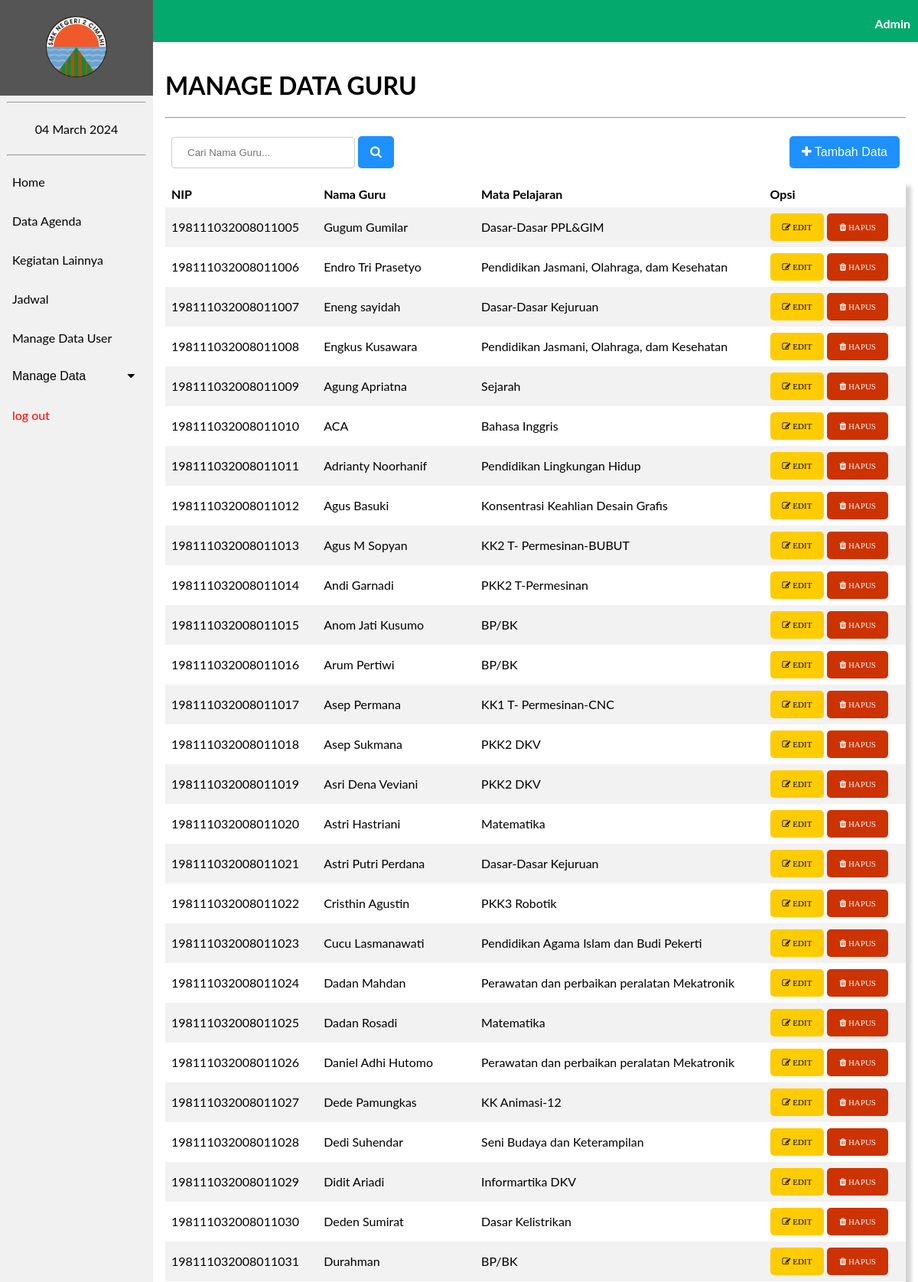
The app's page /agenda/manage_data_guru.php (signed in, upper part) with its own data.
### tables this page shows
CREATE TABLE `tb_guru` (
  `nip` varchar(18) NOT NULL,
  `id_mapel` varchar(6) NOT NULL,
  `nama_guru` varchar(100) NOT NULL
);

CREATE TABLE `tb_mapel` (
  `id_mapel` varchar(6) NOT NULL,
  `nama_mapel` varchar(70) NOT NULL
);

### agenda/manage_data_guru.php (the view, shortened to what this page needs)
<?php
    include 'koneksi.php';
    $result = mysqli_query($Conn, "SELECT tb_guru.nip, tb_guru.nama_guru, tb_mapel.nama_mapel FROM tb_guru INNER JOIN
                            tb_mapel ON tb_guru.id_mapel = tb_mapel.id_mapel");
?>
<!DOCTYPE html>
<html lang="en">
<head>
    <link rel="stylesheet" href="navbar.css">
    <link rel="stylesheet" href="https://cdnjs.cloudflare.com/ajax/libs/font-awesome/4.7.0/css/font-awesome.min.css">
</head>
<body>
<header>
    <div class="sidebar">
        <a href="beranda3.php"><center><img src="image/2cmi.PNG" style="width: 80px; padding: 5px;"></center></a>
        <hr  style="width: 90%;">
        <center><a href="#"><?= date("d F Y"); ?></a></center>
        <hr  style="width: 90%;">
        <a href="beranda3.php">Home</a>
        <a href="data_admin.php">Data Agenda</a>
        <a href="kegiatan_admin.php">Kegiatan Lainnya</a>
        <a href="jadwal.php">Jadwal</a>
        <a href="manage_data_user.php">Manage Data User</a>
        <button class="dropdown-btn">Manage Data
        <i class="fa fa-caret-down"></i>
        </button>
        <a style="color: red;"href="logout.php"> log out</button></a>
    </div>
    </header>
    <div class="head" style="display: inline-block;">
        <p style="margin-right: 10px;"><b>Admin</b></p>
    </div>
    <div class="content">
    <h1>MANAGE DATA GURU</h1><hr>
    <table>
        <tr>
            <td><form action="s_data_guru.php" method="POST"><input type="text" name="search" placeholder="Cari Nama Guru...">
            <button class="btn1" name="submit"><i class="fa fa-search"></i></button></form></td>
            <td style="text-align:right;"><a href="input_data_guru.php"><button class="btn1" onclick="return confirm('Anda Akan Menghapus Data, Yakin?')"><i class="fa fa-plus"></i> Tambah Data</button></a></td>
        </tr>
    </table>
    <table style="box-shadow: 7px 7px 5px lightgrey;">
        <tr>
            <th>NIP</th>
            <th>Nama Guru</th>
            <th>Mata Pelajaran</th>
            <th>Opsi</th>
        </tr>
        <?php
        foreach($result as $d){ ?>
            <tr>
                <td><?= $d['nip'] ?></td>
                <td><?= $d['nama_guru'] ?></td>
                <td><?= $d['nama_mapel'] ?></td>
                <td><a href="edit_data_guru.php?id=<?= $d['nip'] ?>"><button class="btn1" name="submit" style="font-size: 11px;background-color: #ffcc00;color: #000000;"><i class="fa fa-edit"> EDIT</i></button></a>
                <a href="hapus_data_guru.php?id=<?= $d['nip'] ?>"><button class="btn1" name="submit" style="font-size: 11px; background-color: #cc3300;"><i class="fa fa-trash"> HAPUS</i></button></a></form></td>
            </tr>
        <?php } ?>
    </table>
    </div>
  <?php
    exit();
  ?>

### agenda/navbar.css (style rules this page uses)
body { margin: 0; font-family: "Lato", sans-serif; }
.sidebar { margin: 0; padding: 0; width: 200px; background-color: #f1f1f1; position: fixed; height: 100%; overflow-x: hidden; z-index: 1; }
.sidebar a, .dropdown-btn { display: block; color: black; padding: 16px; text-decoration: none; }
div.content { margin-left: 200px; padding: 16px; min-height: 515px; }
.head { width: 100%; height: 50px; padding-top: 5px; text-align: right; color: white; background-color: #04AA6D; }
.dropdown-btn { padding: 16px; text-decoration: none; font-size: 16px; color: black; display: block; border: none; background: none; width: 100%; text-align: left; cursor: pointer; outline: none; }
.fa-caret-down { float: right; padding-right: 8px; }

### agenda/manage_data_guru.php (style rules this page uses)
table { border-collapse: collapse; width: 100%; }
th, td { padding: 8px; color: black; text-align: left; }
tr:nth-child(even) { background-color: #f2f2f2 }
.btn1 { background-color: DodgerBlue; border: none; border-radius: 5px; color: white; padding: 12px 16px; font-size: 16px; cursor: pointer; }
input[type=text] { width: 240px; padding: 12px 20px; margin: 8px 0; display: inline-block; border: 1px solid #ccc; border-radius: 4px; box-sizing: border-box; }

### records on screen
tb_guru: nip "198111032008011005", nama_guru "Gugum Gumilar", id_mapel.nama_mapel "Dasar-Dasar PPL&GIM"
tb_guru: nip "198111032008011006", nama_guru "Endro Tri Prasetyo", id_mapel.nama_mapel "Pendidikan Jasmani, Olahraga, dam Kesehatan"
tb_guru: nip "198111032008011007", nama_guru "Eneng sayidah", id_mapel.nama_mapel "Dasar-Dasar Kejuruan"
tb_guru: nip "198111032008011008", nama_guru "Engkus Kusawara", id_mapel.nama_mapel "Pendidikan Jasmani, Olahraga, dam Kesehatan"
tb_guru: nip "198111032008011009", nama_guru "Agung Apriatna", id_mapel.nama_mapel "Sejarah"
tb_guru: nip "198111032008011010", nama_guru "ACA", id_mapel.nama_mapel "Bahasa Inggris"
tb_guru: nip "198111032008011011", nama_guru "Adrianty Noorhanif", id_mapel.nama_mapel "Pendidikan Lingkungan Hidup"
tb_guru: nip "198111032008011012", nama_guru "Agus Basuki", id_mapel.nama_mapel "Konsentrasi Keahlian Desain Grafis"
tb_guru: nip "198111032008011013", nama_guru "Agus M Sopyan", id_mapel.nama_mapel "KK2 T- Permesinan-BUBUT"
tb_guru: nip "198111032008011014", nama_guru "Andi Garnadi", id_mapel.nama_mapel "PKK2 T-Permesinan"
tb_guru: nip "198111032008011015", nama_guru "Anom Jati Kusumo", id_mapel.nama_mapel "BP/BK"
tb_guru: nip "198111032008011016", nama_guru "Arum Pertiwi", id_mapel.nama_mapel "BP/BK"
tb_guru: nip "198111032008011017", nama_guru "Asep Permana", id_mapel.nama_mapel "KK1 T- Permesinan-CNC"
tb_guru: nip "198111032008011018", nama_guru "Asep Sukmana", id_mapel.nama_mapel "PKK2 DKV"
tb_guru: nip "198111032008011019", nama_guru "Asri Dena Veviani", id_mapel.nama_mapel "PKK2 DKV"
tb_guru: nip "198111032008011020", nama_guru "Astri Hastriani", id_mapel.nama_mapel "Matematika"
tb_guru: nip "198111032008011021", nama_guru "Astri Putri Perdana", id_mapel.nama_mapel "Dasar-Dasar Kejuruan"
tb_guru: nip "198111032008011022", nama_guru "Cristhin Agustin", id_mapel.nama_mapel "PKK3 Robotik"
tb_guru: nip "198111032008011023", nama_guru "Cucu Lasmanawati", id_mapel.nama_mapel "Pendidikan Agama Islam dan Budi Pekerti"
tb_guru: nip "198111032008011024", nama_guru "Dadan Mahdan", id_mapel.nama_mapel "Perawatan dan perbaikan peralatan Mekatronik"
tb_guru: nip "198111032008011025", nama_guru "Dadan Rosadi", id_mapel.nama_mapel "Matematika"
tb_guru: nip "198111032008011026", nama_guru "Daniel Adhi Hutomo", id_mapel.nama_mapel "Perawatan dan perbaikan peralatan Mekatronik"
tb_guru: nip "198111032008011027", nama_guru "Dede Pamungkas", id_mapel.nama_mapel "KK Animasi-12"
tb_guru: nip "198111032008011028", nama_guru "Dedi Suhendar", id_mapel.nama_mapel "Seni Budaya dan Keterampilan"
tb_guru: nip "198111032008011029", nama_guru "Didit Ariadi", id_mapel.nama_mapel "Informartika DKV"
tb_guru: nip "198111032008011030", nama_guru "Deden Sumirat", id_mapel.nama_mapel "Dasar Kelistrikan"
tb_guru: nip "198111032008011031", nama_guru "Durahman", id_mapel.nama_mapel "BP/BK"
